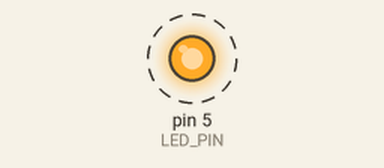
A program run on a simulated Arduino Mega 2560, built with avr-gcc and run on an emulated ATmega2560. On the bench: output pins drawn as LEDs (lit = HIGH). Dashed ring = blinking.

Above: at 0.12 s.
Timing chart, 0 to 3.0 s (numbered marks = the images above):
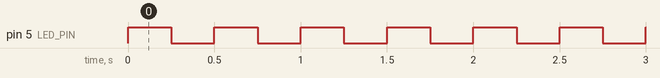

The program:

main.cpp
```cpp
#include <Arduino.h>

// // put function declarations here:
// int LED_PIN = 5;

// void setup() {
//   // put your setup code here, to run once:
//   pinMode(LED_PIN, OUTPUT); //set pin 5 to only output
//   digitalWrite(5, LOW); // set pint 5 to a value of LOW
//   noInterrupts(); // disable all interrupts
//   TCCR3A=0; // Initializes all bits in TCCR3A to zero
//   TIMSK3=0;
//   TCNT3=0; // Initializes counter TCNT3 to 0
//   OCR3A=15624;
//   TCCR3B |=(1<<WGM32); // Places in waveform generation mode 4
//   TCCR3B |=(1<<CS32) | (0<<CS31) | (0<<CS30); // set prescalar to 256
//   TIMSK3 |=(1<<OCIE3A); //Enable timer 3 pin 5 output compare flag
//   interrupts();
// }

// void loop() {
//   // put your main code here, to run repeatedly:
// }

// ISR(TIMER3_COMPA_vect){
//   digitalWrite(LED_PIN,!digitalRead(LED_PIN)); //Flips output value
// }


int LED_PIN=5; // Pin LED is connected to
void setup() {
  pinMode(LED_PIN,OUTPUT); // Set pin 5 to only output
  digitalWrite(5,LOW); // Set pin 5 to a value of LOW
  noInterrupts(); // Disable all interrupts
  TCCR3A=0; // Initializes all bits in TCCR3A to zero
  TCCR3B=0; // Initializes all bits in TCCR3B to zero
  TIMSK3=0;
  TCNT3=0; // Initializes counter TCNT3 to 0
  OCR3A=15624;
  TCCR3B |=(1<<WGM32); // Places in waveform generation mode 4
  TCCR3B |= (1<<CS32) |(0<<CS31) |(0<<CS30); //Set prescalar to 256
  TIMSK3 |=(1<<OCIE3A); //Enable timer 3 pin 5 output compare flag
  interrupts();
}

void loop() {

}
ISR(TIMER3_COMPA_vect){
  digitalWrite(LED_PIN,!digitalRead(LED_PIN)); // Flips output value
}

 
```

Measured:
- by itself, pin 5 (LED_PIN): alternates HIGH for 0.25 s and LOW for 0.25 s
